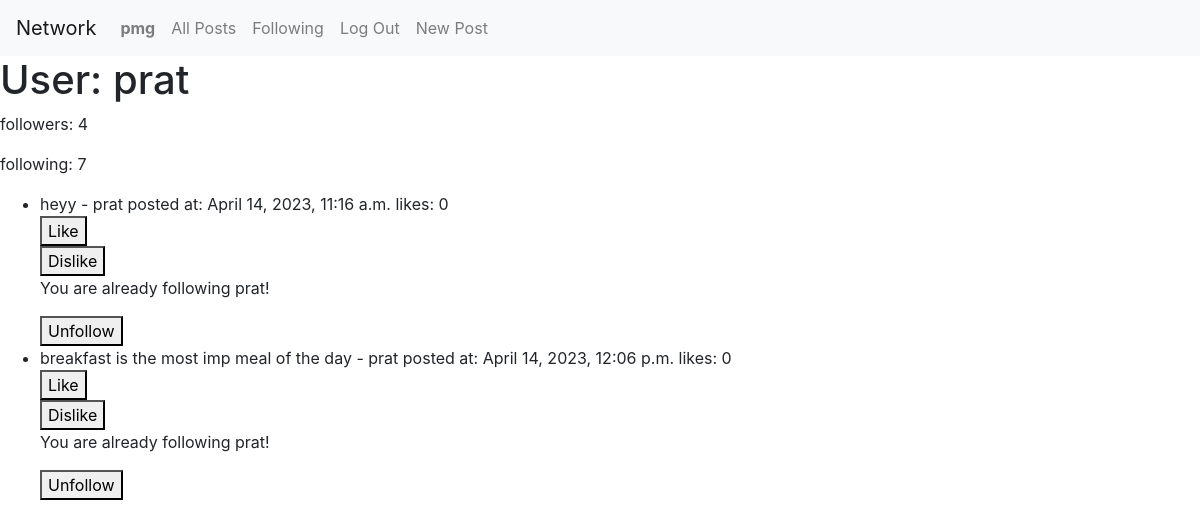
The app's page /profile/2/ (signed in) with its own data.
### network/models.py (models this page shows)
class User(AbstractUser):
    following = models.ManyToManyField('self', blank=True, symmetrical=False, related_name='followers')
    followers_count = models.IntegerField(default=0)
    following_count = models.IntegerField(default=0)

class Post(models.Model):
    content = models.TextField()
    author = models.ForeignKey(User, on_delete=models.CASCADE)
    created_at = models.DateTimeField(auto_now_add = True)
    likes = models.IntegerField(default=0)
    dislikes = models.IntegerField(default=0)

### network/views.py (the view)
# urls.py: path('profile/<int:user_id>/', views.profile, name='profile'),
def profile(request, user_id):
        user = User.objects.get(id=user_id)
        posts = Post.objects.filter(author=user)
        following_usernames = request.user.following.all().values_list('username', flat=True)
        print(following_usernames)
        return render(request, 'network/profile.html', {'posts':posts, 'username':user.username, 'followers_count':user.followers_count, 'following_count':user.following_count, 'following':following_usernames})

### network/templates/network/profile.html (shortened to what this page needs)
{% extends "network/layout.html" %}
{% block body %}
    <h1>User: {{username}}</h1>
    <p>followers: {{followers_count}}</p>
    <p>following: {{following_count}}</p>
    {% if posts %}
    <ul>
        {% for post in posts %}
            <li>{{ post.content }} - {{ post.author.username }} posted at: {{post.created_at}} likes: {{post.likes}}
                {%if post.author.username != user.username%}
                    <form method="post" action="{% url 'like' post.id %}">
                        <button type="submit">Like</button>
                    </form>
                    <form method="post" action="{% url 'dislike' post.id %}">
                        <button type="submit">Dislike</button>
                    </form>
                        {% if post.author.username in following %}
                            <p>You are already following {{ post.author.username }}!</p>
                            <form method="post" action="{% url 'follow' post.author.id %}">
                                <button type="submit">Unfollow</button>
                            </form>
                        {% else %}
                            <form method="post" action="{% url 'follow' post.author.id %}">
                            {% csrf_token %}
                            <button type="submit">Follow</button>
                            </form>
                        {% endif %}
                {% endif %}
            </li>
        {% endfor %}
    </ul>
    {% else %}
    <p>No posts found.</p>
    {% endif %}
{% endblock %}

### network/templates/network/layout.html (shortened to what this page needs)
{% load static %}
<!DOCTYPE html>
<html lang="en">
    <head>
        <link rel="stylesheet" href="https://stackpath.bootstrapcdn.com/bootstrap/4.4.1/css/bootstrap.min.css">
        <link href="{% static 'network/styles.css' %}" rel="stylesheet">
    </head>
    <body>
        <nav class="navbar navbar-expand-lg navbar-light bg-light">
            <a class="navbar-brand" href="#">Network</a>
            <div>
              <ul class="navbar-nav mr-auto">
                {% if user.is_authenticated %}
                    <li class="nav-item">
                        <a class="nav-link" href="{% url 'profile' user.id%}"><strong>{{ user.username }}</strong></a>
                    </li>
                {% endif %}
                <li class="nav-item">
                  <a class="nav-link" href="{% url 'index' %}">All Posts</a>
                </li>
                {% if user.is_authenticated %}
                    <li class="nav-item">
                        <a class="nav-link" href="{% url 'following' %}">Following</a>
                    </li>
                    <li class="nav-item">
                        <a class="nav-link" href="{% url 'logout' %}">Log Out</a>
                    </li>
                    <li>
                        <a class="nav-link" href="{% url 'newPost' %}">New Post</a>
                    </li>
                {% endif %}
              </ul>
            </div>
          </nav>
        <div class="body">
            {% block body %}
            {% endblock %}
        </div>
    </body>
</html>

### records on screen
User: username "pmg"
User: username "prat"
Post: content "heyy", author.username "prat", created_at "April 14, 2023, 11:16 a.m.", likes "0"
Post: content "breakfast is the most imp meal of the day", author.username "prat", created_at "April 14, 2023, 12:06 p.m.", likes "0"

### other values on screen
{{ followers_count }} "4"
{{ following_count }} "7"
